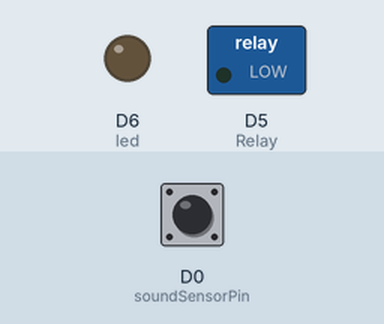
A sketch run on a simulated ESP8266 (NodeMCU). Parts: switched loads named in the sketch (green lamp = pin HIGH), output pins drawn as LEDs (lit = HIGH). The inputs (shaded band) are chosen by the test bench; at power-on: D0 (soundSensorPin) LOW.

Above: at 1.2 s.
1.3 s: D0 (soundSensorPin) driven HIGH
At 2.8 s:
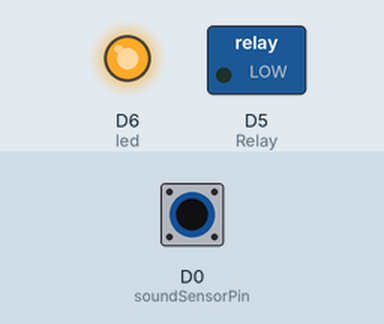
3.8 s: D0 (soundSensorPin) pulsed LOW 2 times (0.12 s each, 0.3 s apart)
At 5.7 s:
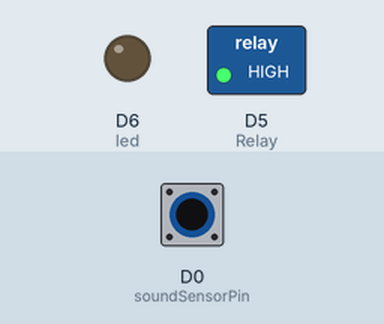
Timing chart, 0 to 7.2 s (numbered marks = the images above; inputs shaded):
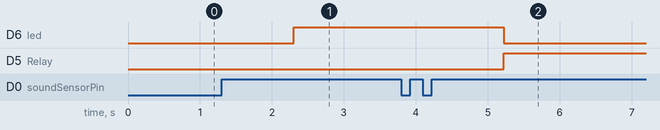

Measured:
- after the input at 1.3 s, D6 (led): LOW → HIGH after 1.0 s
- after the input at 3.8 s, D6 (led): HIGH → LOW after 1.4 s; D5 (Relay): LOW → HIGH after 1.4 s

The sketch:

clapProject.ino
```cpp
const int soundSensorPin = D0;  // Sound sensor digital pin
const int led = D6;   // LED pin
const int Relay=D5;
bool ledStatus=false;       //initially OFF

int clapCount = 0;              // Number of claps detected
bool clapDetected = false;      // Flag to indicate clap detection
unsigned long clapStartTime=0;
const unsigned long clapTimeout=1000; //clap interval

void setup()  //runs only once
{
  pinMode(soundSensorPin, INPUT);
  pinMode(led, OUTPUT);
  pinMode(Relay, OUTPUT); //use NC pin of Relay
  // Serial.begin(9600);   //serial communication
}

void loop()
{
  int sensorValue = digitalRead(soundSensorPin);  // Read sound sensor value

  // Check for clap
  if (sensorValue == HIGH && !clapDetected)
  {
    clapCount++;
    clapDetected = true;
    clapStartTime=millis();
    // Serial.print("Clap detected! Count: ");
    // Serial.println(clapCount);
  }
  else if (sensorValue == LOW)
  {
    clapDetected = false;
  }
 if (clapCount > 0 && (millis() - clapStartTime) >= clapTimeout)  //clap reset condition
 {
    clapCount = 0;
    // Serial.println("Clap count reset.");


  if (clapCount%2==0) // Check claps
  {
    if(ledStatus==false)
    {
      ledStatus=true;
      digitalWrite(led, HIGH);
      digitalWrite(Relay, LOW); //Relay is off
    }
    else if(ledStatus==true)
    {
      ledStatus=false;
      digitalWrite(led, LOW);
      digitalWrite(Relay, HIGH);  //Relay is on
    }
    clapCount = 0;  // Reset clap count
  }
  }
}
```
